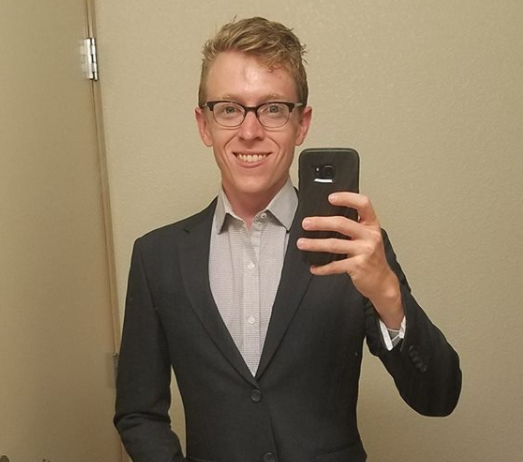
#> input picture Python/openCV/ex3/pro.PNG, 523 x 462 px, found by its file name
$ python ex3.py
#> lines starting #> are read from the running program, lines starting #| are printed output that depends on the picture
import numpy as np
import cv2

img = cv2.imread('pro.png', cv2.IMREAD_COLOR)
#> img is the input picture: shape (462, 523, 3); mean B, G, R 98.9, 124.2, 140.8

cv2.line(img, (0,0), (150, 150), (255, 255, 255), 15) #opencv is BGR

cv2.rectangle(img, (15,25), (200,150), (255, 0, 0), 5)
cv2.circle(img, (100,63), 55, (0,255,0), -1)

pts = np.array([[10,5],[20,30],[70,30],[50, 10]],np.int32)


#pts = pts.reshape((-1,1,2))
cv2.polylines(img, [pts], True, (0,0,255), 3)
font = cv2.FONT_HERSHEY_SIMPLEX

cv2.putText(img, 'OPENCV TUTS!', (0, 400), font, 1, (255,255,255), 2, cv2.LINE_AA)
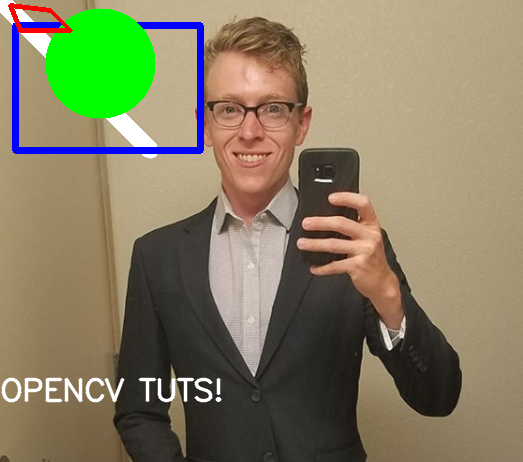
#> img: shape (462, 523, 3); mean B, G, R 98, 126.9, 133.2

cv2.imshow('image',img)
cv2.waitKey(0)
cv2.destroyAllWindows()
